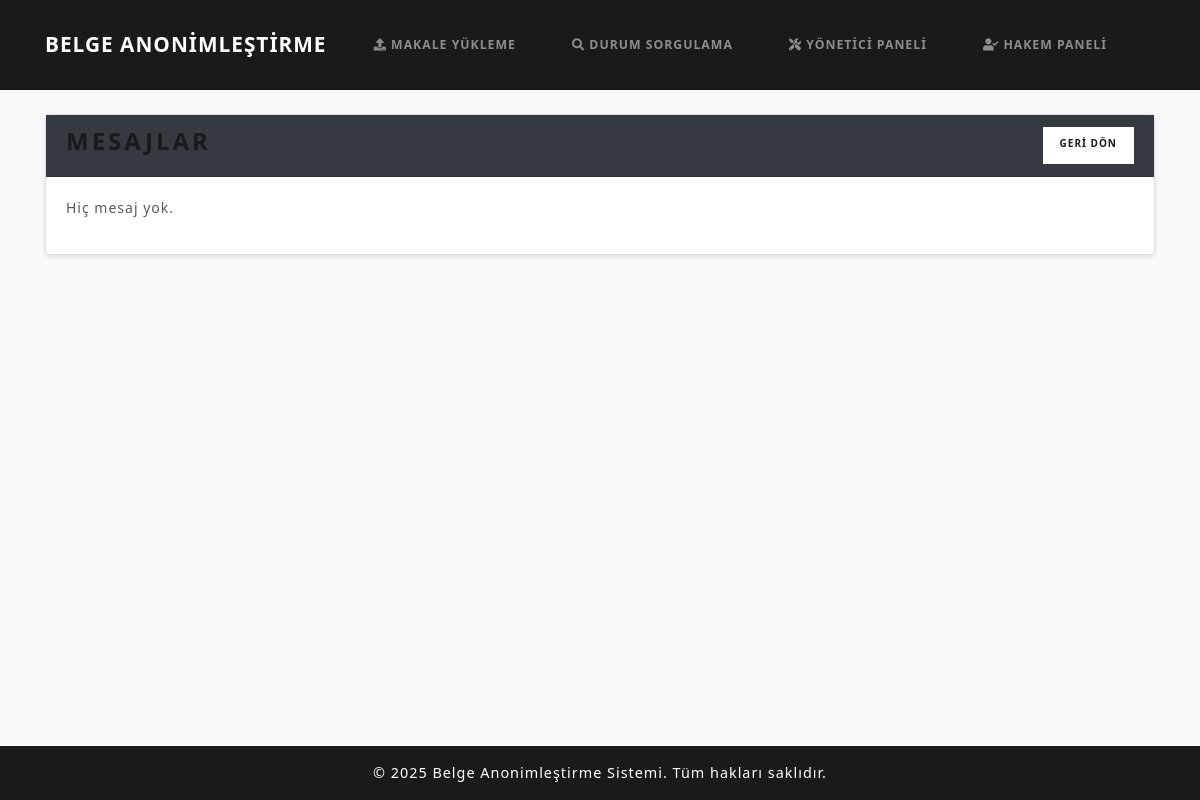
The page /makalesistemi/yonetici/messages/ on the database as committed earlier.
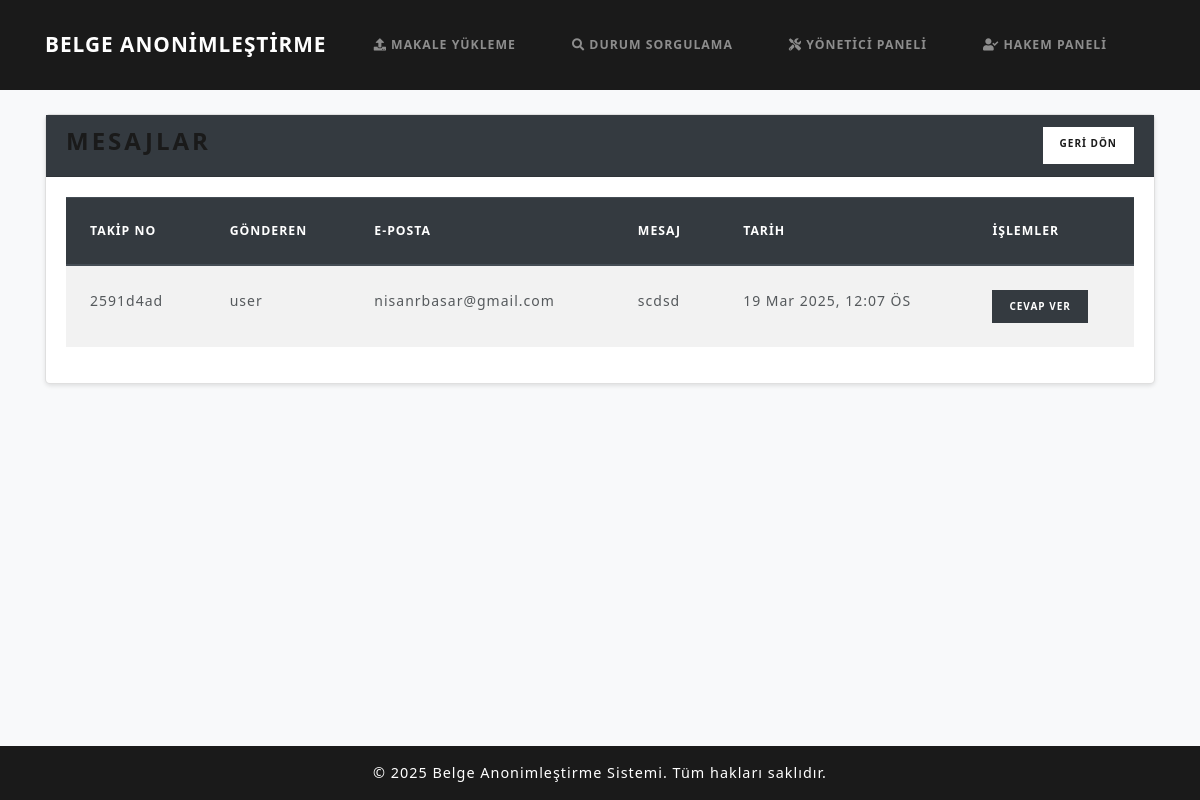
The same page on the database as committed later.
### papers/models.py (models this page shows, shortened)
class Message(models.Model):
    submission = models.ForeignKey(Submission, on_delete=models.CASCADE, related_name='messages')
    sender = models.CharField(max_length=50)
    sender_email = models.CharField(max_length=100, null=True, blank=True)
    content = models.TextField()
    timestamp = models.DateTimeField(default=timezone.now)

class Submission(models.Model):
    tracking_number = models.CharField(max_length=50, unique=True)
    email_hash = models.CharField(max_length=64)
    encrypted_filename = models.TextField(null=True, blank=True)
    original_pdf = models.FileField(upload_to='uploads/')
    revised_pdf = models.FileField(upload_to='uploads/', null=True, blank=True)
    anonymized_pdf = models.FileField(upload_to='anonymized/', null=True, blank=True)
    final_pdf = models.FileField(upload_to='final/', null=True, blank=True)
    final_sent = models.BooleanField(default=False)  # Final PDF gönderildi mi?
    extracted_keywords = models.TextField(blank=True, null=True)
    subtopics = models.ManyToManyField(Subtopic, blank=True, related_name='submissions')
    status = models.CharField(max_length=50, choices=STATUS_CHOICES, default='Gönderildi')
    review = models.TextField(null=True, blank=True)
    reviewer = models.ForeignKey(Reviewer, null=True, blank=True, on_delete=models.SET_NULL)
    timestamp = models.DateTimeField(default=timezone.now)
    reviewed_pdf = models.FileField(upload_to='reviewed/', null=True, blank=True)  # Yeni alan
    anonymized_data = models.TextField(null=True, blank=True)
    restored = models.BooleanField(default=False)

### papers/views.py (the view)
# urls.py: path('makalesistemi/yonetici/messages/', views.editor_messages, name='editor_messages'),
def editor_messages(request):
    all_msgs = Message.objects.all().order_by('-timestamp')
    return render(request, 'editor_messages.html', {'all_msgs': all_msgs})

### templates/editor_messages.html
{% extends 'base.html' %}
{% block content %}
<div class="card">
  <div class="card-header bg-dark text-white d-flex justify-content-between">
    <h3>Mesajlar</h3>
    <a href="{% url 'editor_dashboard' %}" class="btn btn-light btn-sm">GERİ DÖN</a>
  </div>
  <div class="card-body">
    {% if all_msgs %}
    <div class="table-responsive">
      <table class="table table-striped">
        <thead class="thead-dark">
          <tr>
            <th>Takip No</th>
            <th>Gönderen</th>
            <th>E-posta</th>
            <th>Mesaj</th>
            <th>Tarih</th>
            <th>İşlemler</th>
          </tr>
        </thead>
        <tbody>
          {% for msg in all_msgs %}
          <tr>
            <td>{{ msg.submission.tracking_number }}</td>
            <td>{{ msg.sender }}</td>
            <td>{{ msg.sender_email }}</td>
            <td>{{ msg.content }}</td>
            <td>{{ msg.timestamp|date:"d M Y, g:i A" }}</td>
            <td>
              <a href="{% url 'reply_to_message' msg.id %}" class="btn btn-dark btn-sm">Cevap Ver</a>
            </td>
          </tr>
          {% endfor %}
        </tbody>
      </table>
    </div>
    {% else %}
    <p>Hiç mesaj yok.</p>
    {% endif %}
  </div>
</div>
{% endblock %}

Rows that differ between the two databases and show on the page:
added Message: submission.tracking_number "2591d4ad", sender "user", sender_email "nisanrbasar@gmail.com", content "scdsd", timestamp "19 Mar 2025, 12:07 ÖS"
Other text that changed with them:
text no longer shown: "Hiç mesaj yok."
text now shown: "TAKIP NO GÖNDEREN E-POSTA MESAJ TARIH İŞLEMLER"
